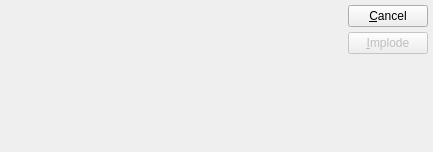
<?xml version="1.0" encoding="UTF-8"?>
<ui version="4.0">
 <comment>This file is part of the xTuple ERP: PostBooks Edition, a free and
open source Enterprise Resource Planning software suite,
Copyright (c) 1999-2018 by OpenMFG LLC, d/b/a xTuple.
It is licensed to you under the Common Public Attribution License
version 1.0, the full text of which (including xTuple-specific Exhibits)
is available at www.xtuple.com/CPAL.  By using this software, you agree
to be bound by its terms.</comment>
 <class>implodeWo</class>
 <widget class="QDialog" name="implodeWo">
  <property name="geometry">
   <rect>
    <x>0</x>
    <y>0</y>
    <width>433</width>
    <height>152</height>
   </rect>
  </property>
  <property name="windowTitle">
   <string>Implode Work Order</string>
  </property>
  <layout class="QVBoxLayout">
   <property name="spacing">
    <number>0</number>
   </property>
   <property name="margin">
    <number>5</number>
   </property>
   <item>
    <layout class="QHBoxLayout">
     <property name="spacing">
      <number>3</number>
     </property>
     <property name="margin">
      <number>0</number>
     </property>
     <item>
      <widget class="WoCluster" name="_wo">
       <property name="sizePolicy">
        <sizepolicy hsizetype="Minimum" vsizetype="Minimum">
         <horstretch>0</horstretch>
         <verstretch>0</verstretch>
        </sizepolicy>
       </property>
       <property name="minimumSize">
        <size>
         <width>290</width>
         <height>130</height>
        </size>
       </property>
      </widget>
     </item>
     <item>
      <spacer>
       <property name="orientation">
        <enum>Qt::Horizontal</enum>
       </property>
       <property name="sizeType">
        <enum>QSizePolicy::Expanding</enum>
       </property>
       <property name="sizeHint" stdset="0">
        <size>
         <width>20</width>
         <height>20</height>
        </size>
       </property>
      </spacer>
     </item>
     <item>
      <layout class="QVBoxLayout">
       <property name="spacing">
        <number>5</number>
       </property>
       <property name="margin">
        <number>0</number>
       </property>
       <item>
        <widget class="QPushButton" name="_close">
         <property name="text">
          <string>&amp;Cancel</string>
         </property>
        </widget>
       </item>
       <item>
        <widget class="QPushButton" name="_implode">
         <property name="enabled">
          <bool>false</bool>
         </property>
         <property name="text">
          <string>&amp;Implode</string>
         </property>
         <property name="autoDefault">
          <bool>false</bool>
         </property>
         <property name="default">
          <bool>true</bool>
         </property>
        </widget>
       </item>
       <item>
        <spacer>
         <property name="orientation">
          <enum>Qt::Vertical</enum>
         </property>
         <property name="sizeType">
          <enum>QSizePolicy::Expanding</enum>
         </property>
         <property name="sizeHint" stdset="0">
          <size>
           <width>20</width>
           <height>20</height>
          </size>
         </property>
        </spacer>
       </item>
      </layout>
     </item>
    </layout>
   </item>
   <item>
    <spacer>
     <property name="orientation">
      <enum>Qt::Vertical</enum>
     </property>
     <property name="sizeType">
      <enum>QSizePolicy::Expanding</enum>
     </property>
     <property name="sizeHint" stdset="0">
      <size>
       <width>20</width>
       <height>20</height>
      </size>
     </property>
    </spacer>
   </item>
  </layout>
 </widget>
 <layoutdefault spacing="6" margin="11"/>
 <customwidgets>
  <customwidget>
   <class>WoCluster</class>
   <extends>QWidget</extends>
   <header>wocluster.h</header>
  </customwidget>
 </customwidgets>
 <tabstops>
  <tabstop>_wo</tabstop>
  <tabstop>_implode</tabstop>
  <tabstop>_close</tabstop>
 </tabstops>
 <resources/>
 <connections>
  <connection>
   <sender>_wo</sender>
   <signal>valid(bool)</signal>
   <receiver>_implode</receiver>
   <slot>setEnabled(bool)</slot>
   <hints>
    <hint type="sourcelabel">
     <x>20</x>
     <y>20</y>
    </hint>
    <hint type="destinationlabel">
     <x>20</x>
     <y>20</y>
    </hint>
   </hints>
  </connection>
  <connection>
   <sender>_close</sender>
   <signal>clicked()</signal>
   <receiver>implodeWo</receiver>
   <slot>reject()</slot>
   <hints>
    <hint type="sourcelabel">
     <x>20</x>
     <y>20</y>
    </hint>
    <hint type="destinationlabel">
     <x>20</x>
     <y>20</y>
    </hint>
   </hints>
  </connection>
 </connections>
</ui>
